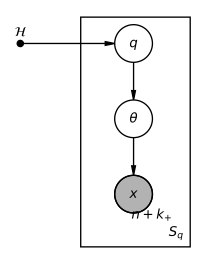

This chart was generated by the following Python code:
"""Plate-notation diagram for spec 001-infomax-betting.

Two stacked plates capture the simulation structure of the infomax
betting experiment:

  - Outer plate (s = 1, ..., S_q): independent samples of the
    data-generating density q drawn from one of the Beta-mixture
    hyperpriors 𝓗 ∈ {H1, H2, H3} (see spec §1.9).
  - Inner plate (n + k_+ observations): the n Bernoulli observations
    fed to the agent and the k_+ future tosses the bet is on. In
    practice both θ and X_{1:n+k_+} are integrated out analytically
    against q (see spec §1.4, §1.5); the plate is shown for
    conceptual completeness.

Run:    python diagrams/001-infomax-betting-pgm.py
Output: diagrams/001-infomax-betting-pgm.svg
"""
import daft

pgm = daft.PGM()

# Hyperprior tag (fixed per cell) and per-sample density q.
pgm.add_node("H", r"$\mathcal{H}$", x=1.0, y=3.0, fixed=True)
pgm.add_node("q", r"$q$", x=2.5, y=3.0)
pgm.add_edge("H", "q")

# True theta drawn from q; observations and bet-future conditional on theta.
pgm.add_node("theta", r"$\theta$", x=2.5, y=2.0)
pgm.add_node("x", r"$x$", x=2.5, y=1.0, observed=True)
pgm.add_edge("q", "theta")
pgm.add_edge("theta", "x")

# Inner plate: the n + k_+ Bernoulli draws (training data plus the bet
# outcomes). Drawn for conceptual completeness only — the algorithm
# integrates this plate out analytically.
pgm.add_plate(
    [1.9, 0.55, 1.2, 1.0], label=r"$n + k_{+}$", position="bottom right"
)

# Outer plate: S_q independent draws of q from the hyperprior 𝓗.
pgm.add_plate(
    [1.8, 0.3, 1.45, 3.05], label=r"$S_q$", position="bottom right"
)

pgm.render()
pgm.savefig("diagrams/001-infomax-betting-pgm.svg")
